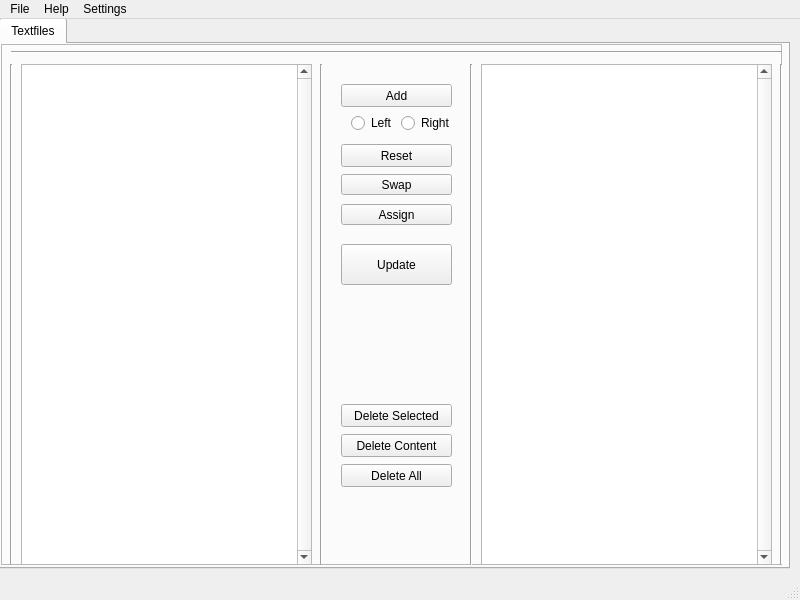
<?xml version="1.0" encoding="UTF-8"?>
<ui version="4.0">
 <class>MainWindow</class>
 <widget class="QMainWindow" name="MainWindow">
  <property name="enabled">
   <bool>true</bool>
  </property>
  <property name="geometry">
   <rect>
    <x>0</x>
    <y>0</y>
    <width>800</width>
    <height>600</height>
   </rect>
  </property>
  <property name="sizePolicy">
   <sizepolicy hsizetype="Fixed" vsizetype="Fixed">
    <horstretch>0</horstretch>
    <verstretch>0</verstretch>
   </sizepolicy>
  </property>
  <property name="minimumSize">
   <size>
    <width>800</width>
    <height>600</height>
   </size>
  </property>
  <property name="maximumSize">
   <size>
    <width>800</width>
    <height>600</height>
   </size>
  </property>
  <property name="windowTitle">
   <string>StreamHelper</string>
  </property>
  <property name="tabShape">
   <enum>QTabWidget::Rounded</enum>
  </property>
  <widget class="QWidget" name="centralwidget">
   <widget class="QWidget" name="gridLayoutWidget">
    <property name="geometry">
     <rect>
      <x>-1</x>
      <y>-1</y>
      <width>791</width>
      <height>551</height>
     </rect>
    </property>
    <layout class="QGridLayout" name="gridLayout">
     <property name="sizeConstraint">
      <enum>QLayout::SetMaximumSize</enum>
     </property>
     <item row="1" column="0">
      <widget class="QTabWidget" name="tabWidget">
       <property name="currentIndex">
        <number>0</number>
       </property>
       <widget class="QWidget" name="tab">
        <attribute name="title">
         <string>Textfiles</string>
        </attribute>
        <widget class="QFrame" name="frame">
         <property name="geometry">
          <rect>
           <x>0</x>
           <y>0</y>
           <width>781</width>
           <height>521</height>
          </rect>
         </property>
         <property name="frameShape">
          <enum>QFrame::StyledPanel</enum>
         </property>
         <property name="frameShadow">
          <enum>QFrame::Raised</enum>
         </property>
         <widget class="Line" name="line_5">
          <property name="geometry">
           <rect>
            <x>10</x>
            <y>0</y>
            <width>771</width>
            <height>16</height>
           </rect>
          </property>
          <property name="orientation">
           <enum>Qt::Horizontal</enum>
          </property>
         </widget>
         <widget class="Line" name="line_4">
          <property name="geometry">
           <rect>
            <x>770</x>
            <y>20</y>
            <width>20</width>
            <height>501</height>
           </rect>
          </property>
          <property name="orientation">
           <enum>Qt::Vertical</enum>
          </property>
         </widget>
         <widget class="Line" name="line_2">
          <property name="geometry">
           <rect>
            <x>310</x>
            <y>20</y>
            <width>20</width>
            <height>501</height>
           </rect>
          </property>
          <property name="orientation">
           <enum>Qt::Vertical</enum>
          </property>
         </widget>
         <widget class="Line" name="line">
          <property name="geometry">
           <rect>
            <x>0</x>
            <y>20</y>
            <width>21</width>
            <height>501</height>
           </rect>
          </property>
          <property name="orientation">
           <enum>Qt::Vertical</enum>
          </property>
         </widget>
         <widget class="Line" name="line_3">
          <property name="geometry">
           <rect>
            <x>460</x>
            <y>20</y>
            <width>20</width>
            <height>541</height>
           </rect>
          </property>
          <property name="orientation">
           <enum>Qt::Vertical</enum>
          </property>
         </widget>
         <widget class="QListWidget" name="listWidget">
          <property name="geometry">
           <rect>
            <x>20</x>
            <y>20</y>
            <width>291</width>
            <height>501</height>
           </rect>
          </property>
          <property name="verticalScrollBarPolicy">
           <enum>Qt::ScrollBarAlwaysOn</enum>
          </property>
         </widget>
         <widget class="QListWidget" name="listWidget_2">
          <property name="geometry">
           <rect>
            <x>480</x>
            <y>20</y>
            <width>291</width>
            <height>501</height>
           </rect>
          </property>
          <property name="verticalScrollBarPolicy">
           <enum>Qt::ScrollBarAlwaysOn</enum>
          </property>
         </widget>
         <widget class="QPushButton" name="addButton">
          <property name="geometry">
           <rect>
            <x>340</x>
            <y>40</y>
            <width>111</width>
            <height>23</height>
           </rect>
          </property>
          <property name="toolTip">
           <string>Create new object</string>
          </property>
          <property name="text">
           <string>Add</string>
          </property>
          <property name="icon">
           <iconset>
            <normaloff>images/001-add.png</normaloff>images/001-add.png</iconset>
          </property>
         </widget>
         <widget class="QPushButton" name="swapButton">
          <property name="geometry">
           <rect>
            <x>340</x>
            <y>130</y>
            <width>111</width>
            <height>21</height>
           </rect>
          </property>
          <property name="toolTip">
           <string>Swap the sides</string>
          </property>
          <property name="text">
           <string>Swap</string>
          </property>
          <property name="icon">
           <iconset>
            <normaloff>images/transfer.png</normaloff>images/transfer.png</iconset>
          </property>
          <property name="iconSize">
           <size>
            <width>16</width>
            <height>16</height>
           </size>
          </property>
         </widget>
         <widget class="QPushButton" name="resetButton">
          <property name="geometry">
           <rect>
            <x>340</x>
            <y>100</y>
            <width>111</width>
            <height>23</height>
           </rect>
          </property>
          <property name="toolTip">
           <string>Resets all textfiles to empty</string>
          </property>
          <property name="text">
           <string>Reset</string>
          </property>
          <property name="icon">
           <iconset>
            <normaloff>images/replay.png</normaloff>images/replay.png</iconset>
          </property>
         </widget>
         <widget class="QPushButton" name="allDeleteButton">
          <property name="geometry">
           <rect>
            <x>340</x>
            <y>420</y>
            <width>111</width>
            <height>23</height>
           </rect>
          </property>
          <property name="toolTip">
           <string>Create new object</string>
          </property>
          <property name="text">
           <string>Delete All</string>
          </property>
          <property name="icon">
           <iconset>
            <normaloff>C:/Users/sc4le/.designer/backup/images/can.png</normaloff>C:/Users/sc4le/.designer/backup/images/can.png</iconset>
          </property>
         </widget>
         <widget class="QPushButton" name="assignButton">
          <property name="geometry">
           <rect>
            <x>340</x>
            <y>160</y>
            <width>111</width>
            <height>21</height>
           </rect>
          </property>
          <property name="toolTip">
           <string>Assign Elements to show the same</string>
          </property>
          <property name="text">
           <string>Assign</string>
          </property>
          <property name="icon">
           <iconset>
            <normaloff>images/027-pointer.png</normaloff>images/027-pointer.png</iconset>
          </property>
          <property name="iconSize">
           <size>
            <width>16</width>
            <height>16</height>
           </size>
          </property>
         </widget>
         <widget class="QPushButton" name="updateButton">
          <property name="geometry">
           <rect>
            <x>340</x>
            <y>200</y>
            <width>111</width>
            <height>41</height>
           </rect>
          </property>
          <property name="text">
           <string>Update</string>
          </property>
          <property name="icon">
           <iconset>
            <normaloff>images/030-share.png</normaloff>images/030-share.png</iconset>
          </property>
          <property name="iconSize">
           <size>
            <width>16</width>
            <height>16</height>
           </size>
          </property>
         </widget>
         <widget class="QPushButton" name="deleteButton">
          <property name="geometry">
           <rect>
            <x>340</x>
            <y>360</y>
            <width>111</width>
            <height>23</height>
           </rect>
          </property>
          <property name="toolTip">
           <string>Create new object</string>
          </property>
          <property name="text">
           <string>Delete Selected</string>
          </property>
          <property name="icon">
           <iconset>
            <normaloff>C:/Users/sc4le/.designer/backup/images/can.png</normaloff>C:/Users/sc4le/.designer/backup/images/can.png</iconset>
          </property>
         </widget>
         <widget class="QPushButton" name="deleteButton_2">
          <property name="geometry">
           <rect>
            <x>340</x>
            <y>390</y>
            <width>111</width>
            <height>23</height>
           </rect>
          </property>
          <property name="toolTip">
           <string>Create new object</string>
          </property>
          <property name="text">
           <string>Delete Content</string>
          </property>
          <property name="icon">
           <iconset>
            <normaloff>C:/Users/sc4le/.designer/backup/images/can.png</normaloff>C:/Users/sc4le/.designer/backup/images/can.png</iconset>
          </property>
         </widget>
         <widget class="QRadioButton" name="addleft">
          <property name="geometry">
           <rect>
            <x>350</x>
            <y>70</y>
            <width>77</width>
            <height>18</height>
           </rect>
          </property>
          <property name="text">
           <string>Left</string>
          </property>
         </widget>
         <widget class="QRadioButton" name="addright">
          <property name="geometry">
           <rect>
            <x>400</x>
            <y>70</y>
            <width>77</width>
            <height>18</height>
           </rect>
          </property>
          <property name="text">
           <string>Right</string>
          </property>
         </widget>
         <zorder>listWidget</zorder>
         <zorder>line_5</zorder>
         <zorder>line_4</zorder>
         <zorder>line_2</zorder>
         <zorder>line</zorder>
         <zorder>line_3</zorder>
         <zorder>listWidget_2</zorder>
         <zorder>addButton</zorder>
         <zorder>swapButton</zorder>
         <zorder>resetButton</zorder>
         <zorder>allDeleteButton</zorder>
         <zorder>assignButton</zorder>
         <zorder>updateButton</zorder>
         <zorder>deleteButton</zorder>
         <zorder>deleteButton_2</zorder>
         <zorder>addleft</zorder>
         <zorder>addright</zorder>
        </widget>
       </widget>
      </widget>
     </item>
    </layout>
   </widget>
  </widget>
  <widget class="QMenuBar" name="menubar">
   <property name="geometry">
    <rect>
     <x>0</x>
     <y>0</y>
     <width>800</width>
     <height>21</height>
    </rect>
   </property>
   <widget class="QMenu" name="menuFile">
    <property name="title">
     <string>File</string>
    </property>
    <addaction name="actionSave"/>
    <addaction name="actionLoad"/>
    <addaction name="separator"/>
    <addaction name="actionQuit"/>
   </widget>
   <widget class="QMenu" name="menuHelp">
    <property name="title">
     <string>Help</string>
    </property>
    <addaction name="actionStreamHelperDocumentation"/>
    <addaction name="separator"/>
    <addaction name="actionAboutStreamHelper"/>
    <addaction name="actionCredits"/>
    <addaction name="actionVersion_Changes"/>
    <addaction name="separator"/>
    <addaction name="actionLog"/>
   </widget>
   <widget class="QMenu" name="menuSettings">
    <property name="title">
     <string>Settings</string>
    </property>
    <addaction name="actionSetMainFilePath"/>
   </widget>
   <addaction name="menuFile"/>
   <addaction name="menuHelp"/>
   <addaction name="menuSettings"/>
  </widget>
  <widget class="QStatusBar" name="statusbar"/>
  <action name="actionSave">
   <property name="text">
    <string>Save Configuration</string>
   </property>
   <property name="shortcut">
    <string>Ctrl+S</string>
   </property>
  </action>
  <action name="actionLoad">
   <property name="text">
    <string>Load Configuration</string>
   </property>
   <property name="shortcut">
    <string>Ctrl+V, Ctrl+L</string>
   </property>
  </action>
  <action name="actionQuit">
   <property name="text">
    <string>Quit StreamHelper</string>
   </property>
  </action>
  <action name="actionStreamHelperDocumentation">
   <property name="text">
    <string>StreamHelper Documentation</string>
   </property>
   <property name="shortcut">
    <string>F1</string>
   </property>
  </action>
  <action name="actionAboutStreamHelper">
   <property name="text">
    <string>About StreamHelper</string>
   </property>
  </action>
  <action name="actionCredits">
   <property name="text">
    <string>Credits</string>
   </property>
  </action>
  <action name="actionLog">
   <property name="text">
    <string>Log...</string>
   </property>
  </action>
  <action name="actionSetMainFilePath">
   <property name="text">
    <string>Set main file path</string>
   </property>
  </action>
  <action name="actionVersion_Changes">
   <property name="text">
    <string>Version Changes</string>
   </property>
  </action>
 </widget>
 <tabstops>
  <tabstop>tabWidget</tabstop>
  <tabstop>listWidget</tabstop>
  <tabstop>listWidget_2</tabstop>
  <tabstop>addButton</tabstop>
  <tabstop>swapButton</tabstop>
  <tabstop>resetButton</tabstop>
  <tabstop>allDeleteButton</tabstop>
  <tabstop>assignButton</tabstop>
  <tabstop>updateButton</tabstop>
 </tabstops>
 <resources/>
 <connections>
  <connection>
   <sender>allDeleteButton</sender>
   <signal>clicked()</signal>
   <receiver>listWidget</receiver>
   <slot>clear()</slot>
   <hints>
    <hint type="sourcelabel">
     <x>420</x>
     <y>474</y>
    </hint>
    <hint type="destinationlabel">
     <x>171</x>
     <y>437</y>
    </hint>
   </hints>
  </connection>
  <connection>
   <sender>allDeleteButton</sender>
   <signal>clicked()</signal>
   <receiver>listWidget_2</receiver>
   <slot>clear()</slot>
   <hints>
    <hint type="sourcelabel">
     <x>384</x>
     <y>480</y>
    </hint>
    <hint type="destinationlabel">
     <x>543</x>
     <y>495</y>
    </hint>
   </hints>
  </connection>
 </connections>
</ui>
